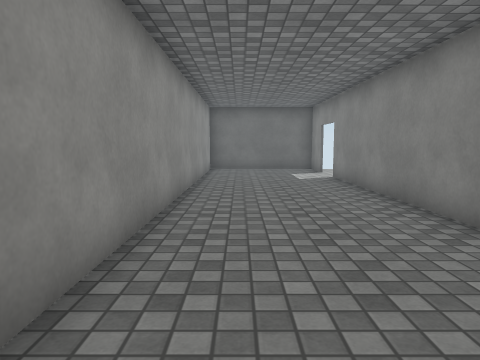
View 1 (above)

12 first-person views from a walk through a scene from a Unity 3-D project. The camera is 1.2 m above the floor, tilts 6° down and sees 70° across. The floor is counted in squares, 1 m on a side. Each view is taken from the middle of a square. On the plan, view 1 faces up. The plan holds only what a view shows up to about 14 squares ahead; the rest is blank. The player character is not drawn. Surface patterns are stand-ins for the level's own textures.

View 2
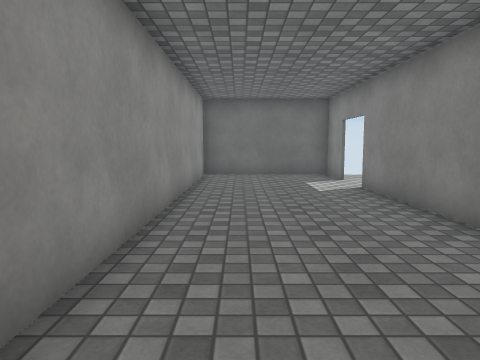

View 3
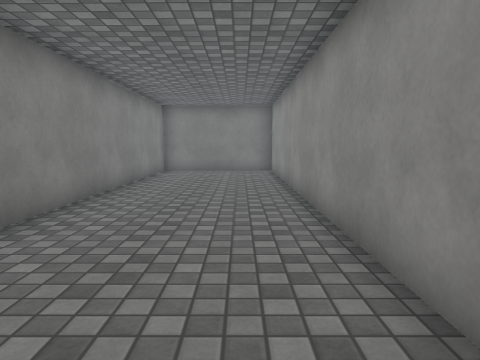

View 4
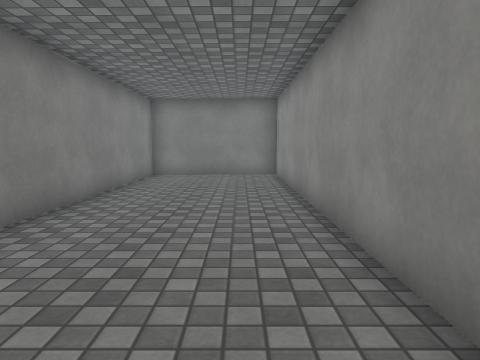

View 5
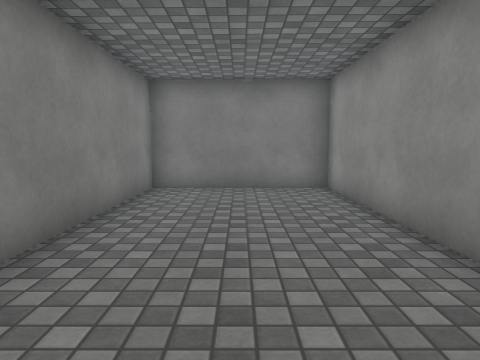

View 6
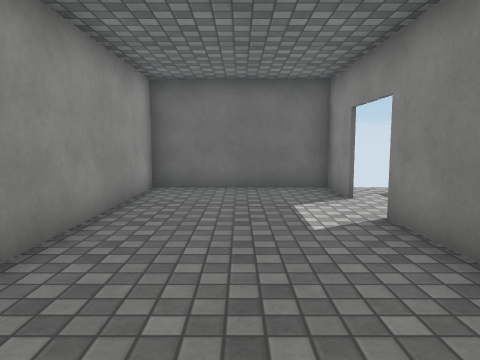

View 7
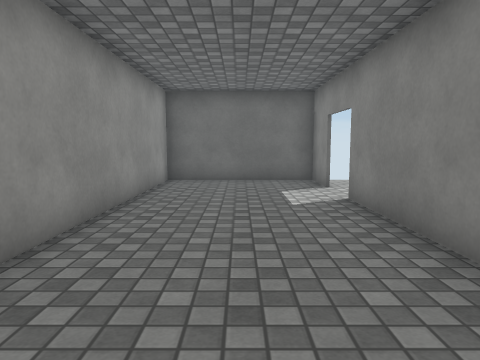

View 8
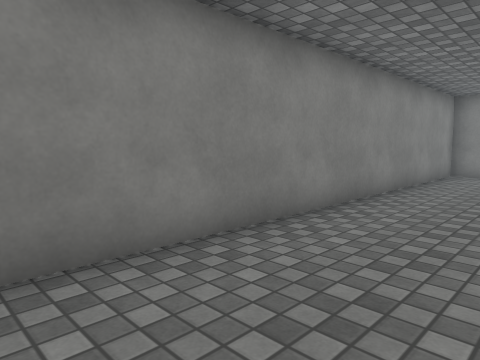

View 9
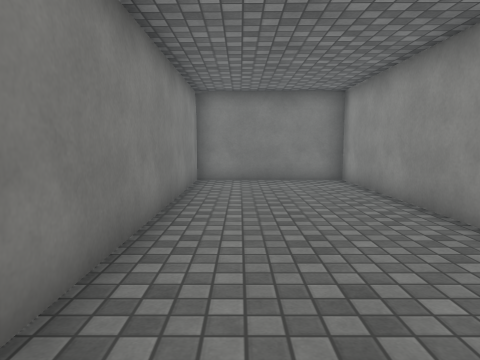

View 10
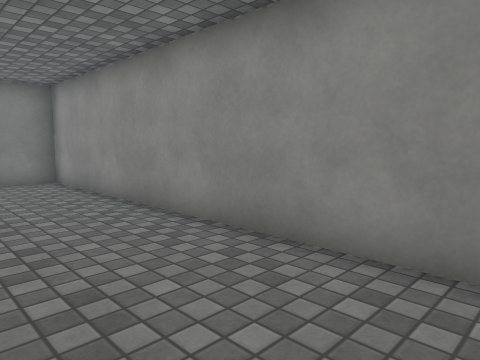

View 11
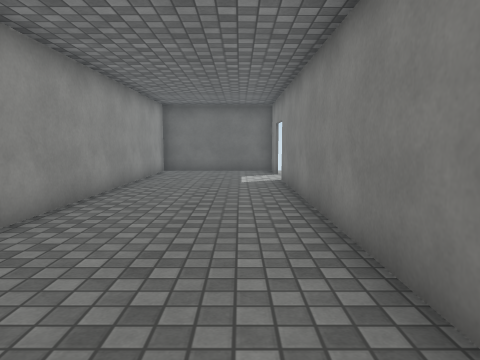

View 12
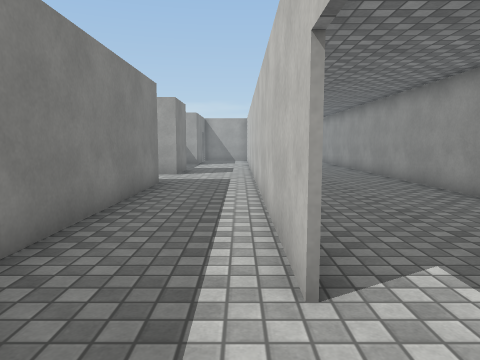

### Floor plan
Points are (right, up) in squares from view 1. A wall is a line through its corners. A room is listed if a view was taken in it or the views show most of it. See-through windows are left out.
Room 1 (views 1, 2, 3, 4, 5, 6, 7, 8, 9, 10, 11)
walls: (3.4, 14.4) (3.4, 16.4) (-1.4, 16.4) (-1.4, -9.4) (3.4, -9.4) (3.4, 12.5)
ways out: opening at (3, 13.5) to room 2
Room 2 (view 12)
walls: (6.5, 4.5) (6.5, 11.5); (6.5, 1) (6.5, 1.5) (7.2, 1.5); (3.5, 12.5) (3.5, 1.9)
ways out: opening at (3, 13.5) to room 1

Positions as (right, up) in squares from view 1, and headings:
1: (0, 0), facing up
2: (0, 3), facing up
3: (0, 6), facing down
4: (0, 4), facing down
5: (1, 0), facing down
6: (1, 7), facing up
7: (1, 5), facing up
8: (0, 5), facing down-right
9: (2, 2), facing down
10: (2, 2), facing down-left
11: (2, 1), facing up
12: (4, 15), facing down
